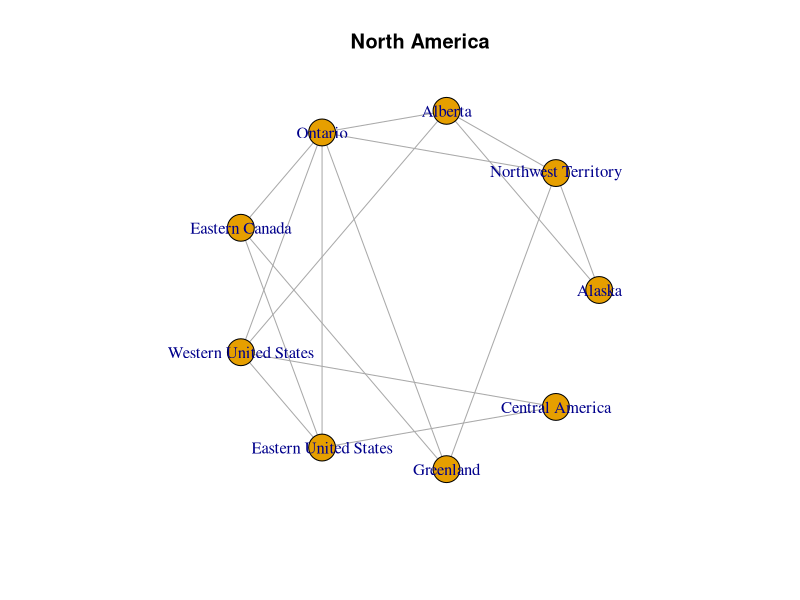
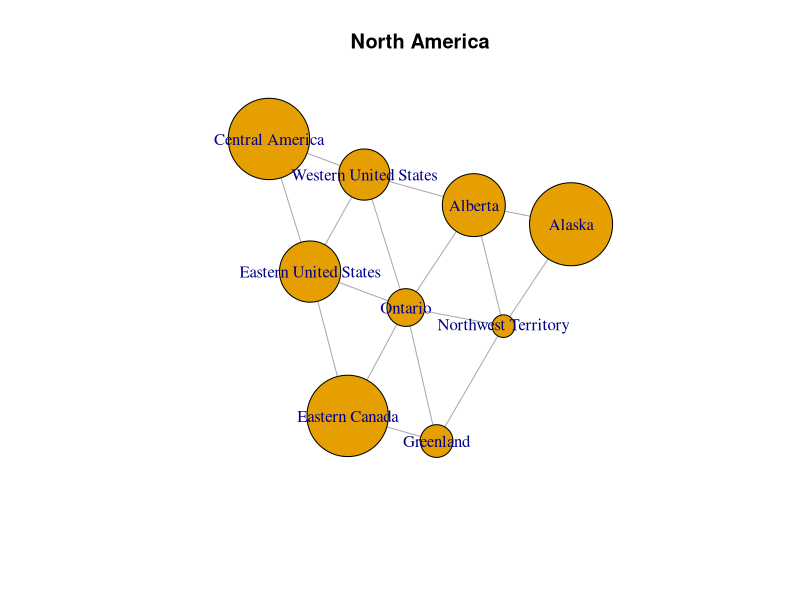
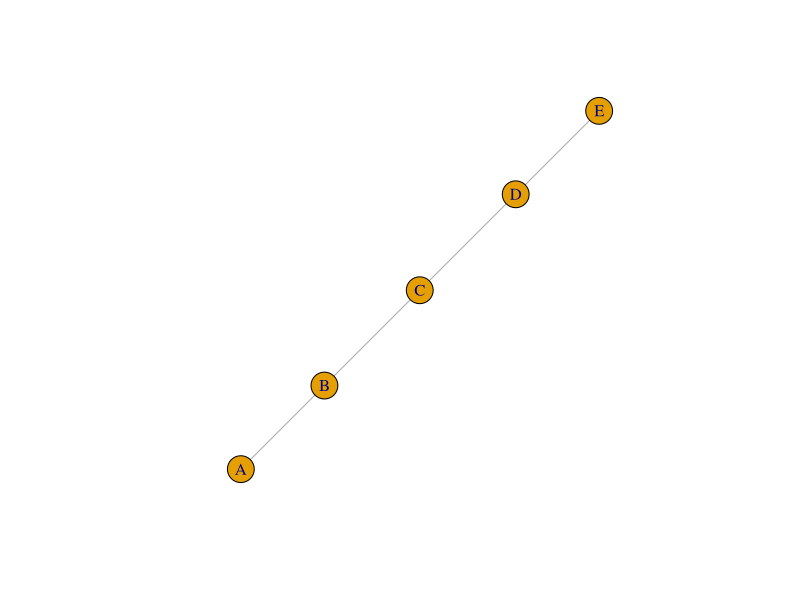
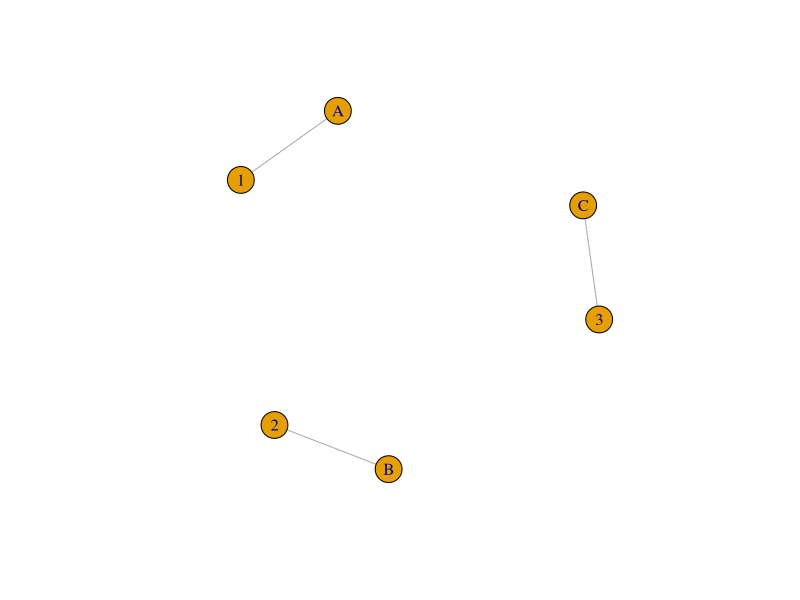
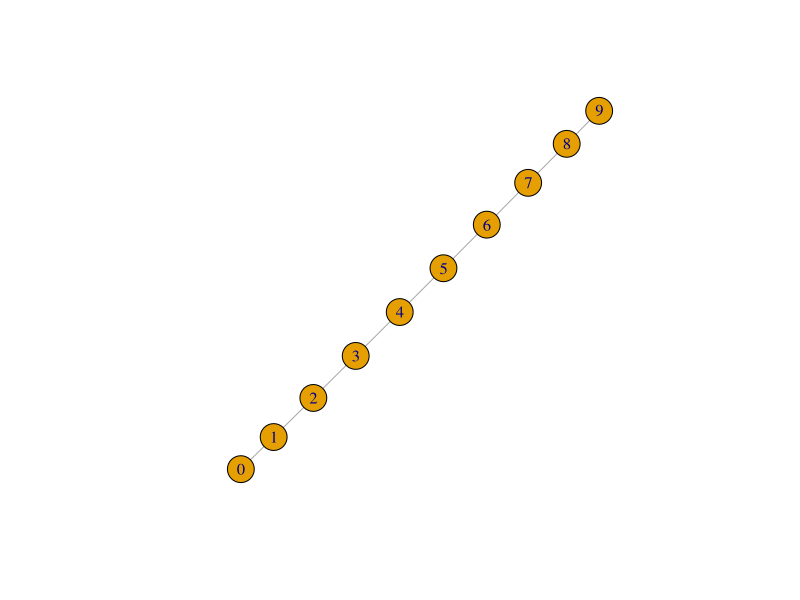
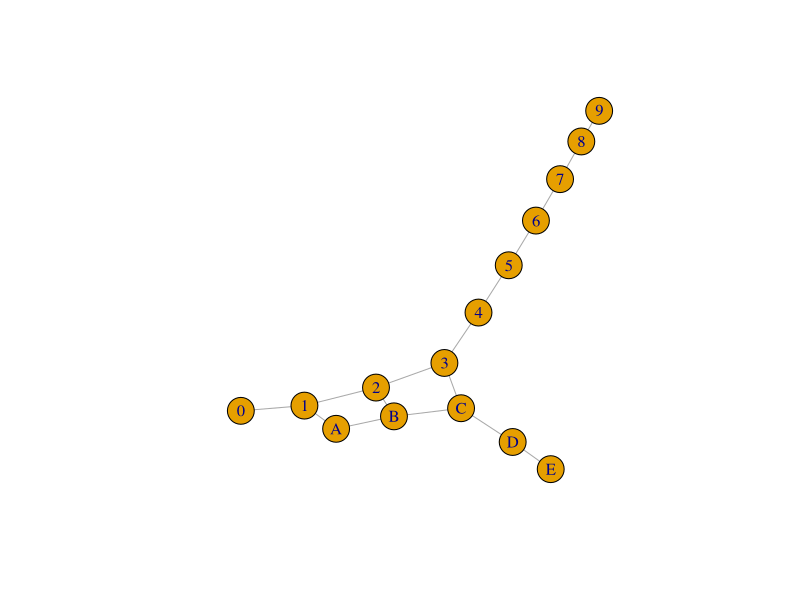
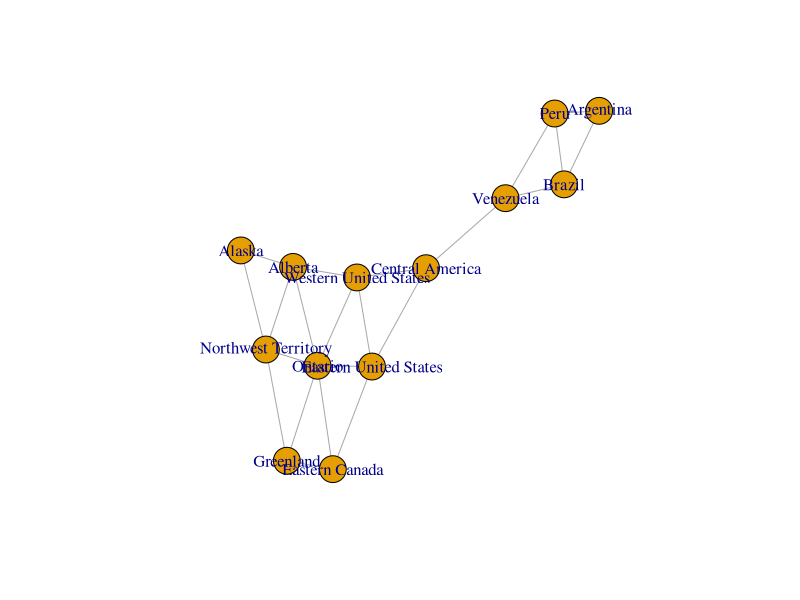

These figures' R source, in order:
## ---- chunk 1
knitr::opts_chunk$set(echo = TRUE)
library(magrittr)
library(igraph)
## ---- chunk 2

North.America <- c("Alaska", "Northwest Territory", "Greenland", "Alberta", "Ontario", "Eastern Canada", "Western United States", "Eastern United States", "Central America")

NAG <- make_empty_graph(length(North.America))
V(NAG)$name <- North.America


NAC <- data.frame(
  from = c("Alaska", "Alaska", "Northwest Territory", "Northwest Territory", "Northwest Territory", "Alberta", "Alberta", "Ontario", "Ontario", "Ontario", "Ontario", "Eastern Canada", "Eastern Canada", "Western United States", "Western United States", "Eastern United States"), 
  to = c("Alberta", "Northwest Territory", "Alberta", "Greenland", "Ontario", "Ontario", "Western United States", "Western United States", "Eastern United States", "Eastern Canada", "Greenland", "Greenland", "Eastern United States", "Eastern United States", "Central America", "Central America")
)

NAG <- graph_from_data_frame(d=NAC, directed=F)

# plot it
plot(NAG, layout=layout.circle, main='North America')
## ---- chunk 3
library(igraph)

NAL <- data.frame(
  from = c("Alaska", "Alaska", "Northwest Territory", "Northwest Territory", "Northwest Territory", "Alberta", "Alberta", "Ontario", "Ontario", "Ontario", "Ontario", "Eastern Canada", "Eastern Canada", "Western United States", "Western United States", "Eastern United States"), 
  to = c("Alberta", "Northwest Territory", "Alberta", "Greenland", "Ontario", "Ontario", "Western United States", "Western United States", "Eastern United States", "Eastern Canada", "Greenland", "Greenland", "Eastern United States", "Eastern United States", "Central America", "Central America")
)

NAG <- graph_from_data_frame(d = NAL, directed = FALSE)

# Generate sample data for number of units
set.seed(42)
army_units <- sample(5:50, vcount(NAG), replace = TRUE)
names(army_units) <- V(NAG)$name

# army_units <- army_units / min(army_units)
# army_units <- army_units * 15

node_size <- ( (army_units - min(army_units)) /(   max(army_units)-min(army_units)) )*(55 - 15) + 15

# Plot the graph with attributes
plot(NAG, layout = layout.fruchterman.reingold, main = 'North America', vertex.size=node_size)
## ---- chunk 4
library(igraph)
library(magrittr)

L1 <- data.frame(source=c(LETTERS[1:4]), target=c(LETTERS[2:5]))
G1 <- graph_from_data_frame(d=L1, directed=F)

UL <- data.frame(source=c(LETTERS[1:3]), target=c((1:3)))
UG <- graph_from_data_frame(d=UL, directed=F)

L2 <- data.frame(source=c(0:8), target=c(1:9))
G2 <- graph_from_data_frame(d=L2, directed=F)

CG <- graph.union(G1, UG, G2)

plot(G1)
plot(UG)
plot(G2)
plot(CG)
## ---- chunk 5
# Load required library
library(igraph)

# Create the North America graph
NAC <- data.frame(
  from = c("Alaska", "Alaska", "Northwest Territory", "Northwest Territory", "Northwest Territory", "Alberta", "Alberta", "Ontario", "Ontario", "Ontario", "Ontario", "Eastern Canada", "Eastern Canada", "Western United States", "Western United States", "Eastern United States"), 
  to = c("Alberta", "Northwest Territory", "Alberta", "Greenland", "Ontario", "Ontario", "Western United States", "Western United States", "Eastern United States", "Eastern Canada", "Greenland", "Greenland", "Eastern United States", "Eastern United States", "Central America", "Central America")
)

NAG <- graph_from_data_frame(d=NAC, directed=F)

# Create the South America graph excluding Central America
SAL <- data.frame(
  from = c("Venezuela", "Brazil", "Brazil", "Peru", "Venezuela"),
  to = c("Brazil", "Peru", "Argentina", "Argentina", "Peru")
)
SAG <- graph_from_data_frame(d = SAL, directed = FALSE)

# Create the Middle graph containing Central America and Venezuela
UL <- data.frame(
  from = c("Central America"),
  to = c("Venezuela")
)
UG <- graph_from_data_frame(d = UL, directed = FALSE)

# Create the Combined Graph
UG <- graph.union(NAG, SAG, UG)

# Plot the Combined Graph
plot(UG)
